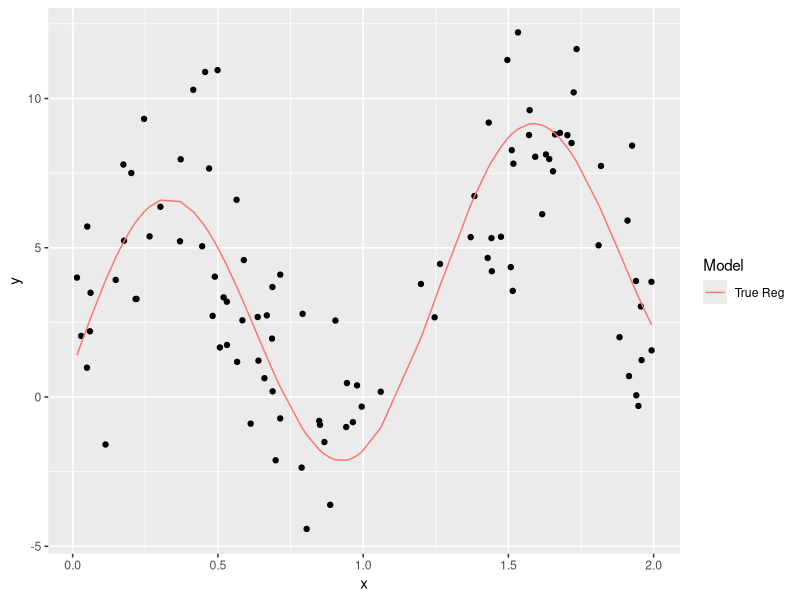
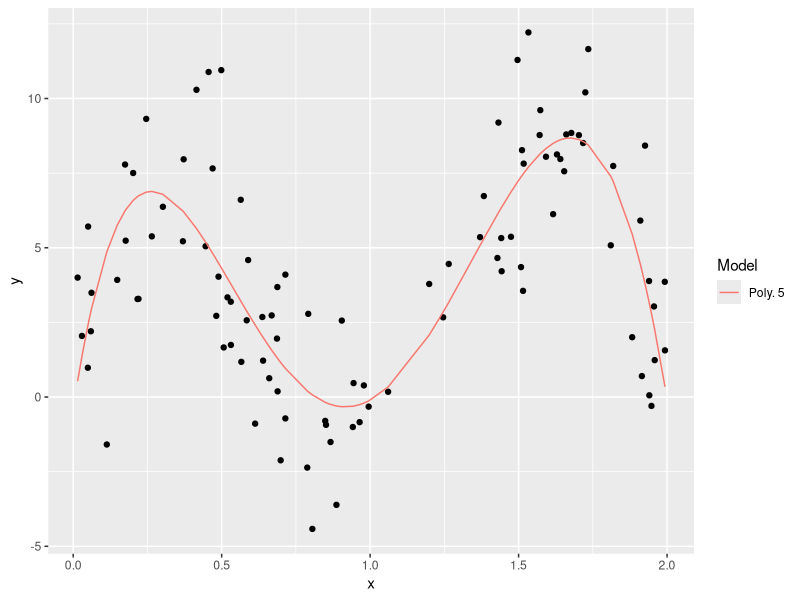
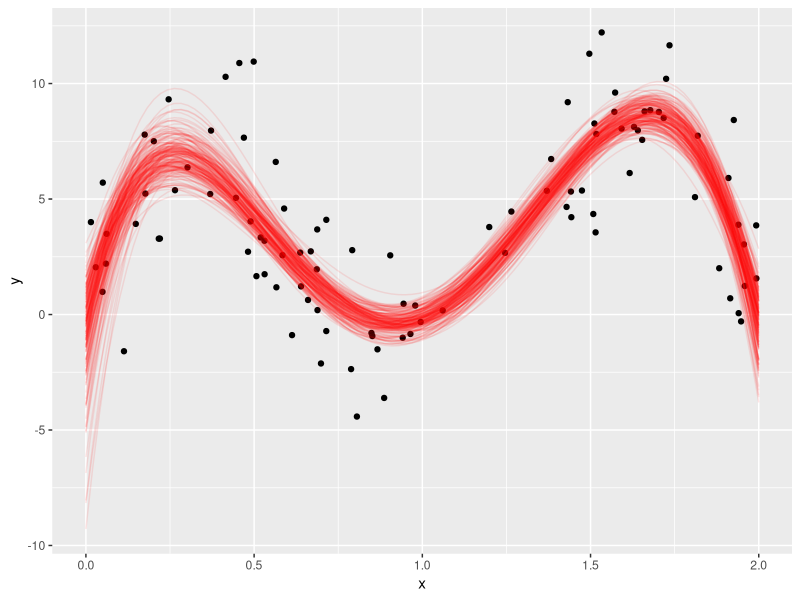
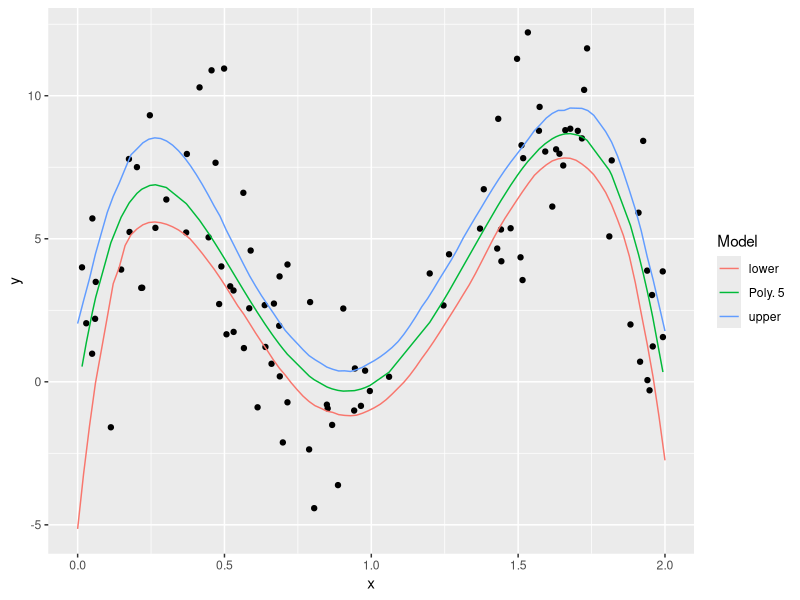
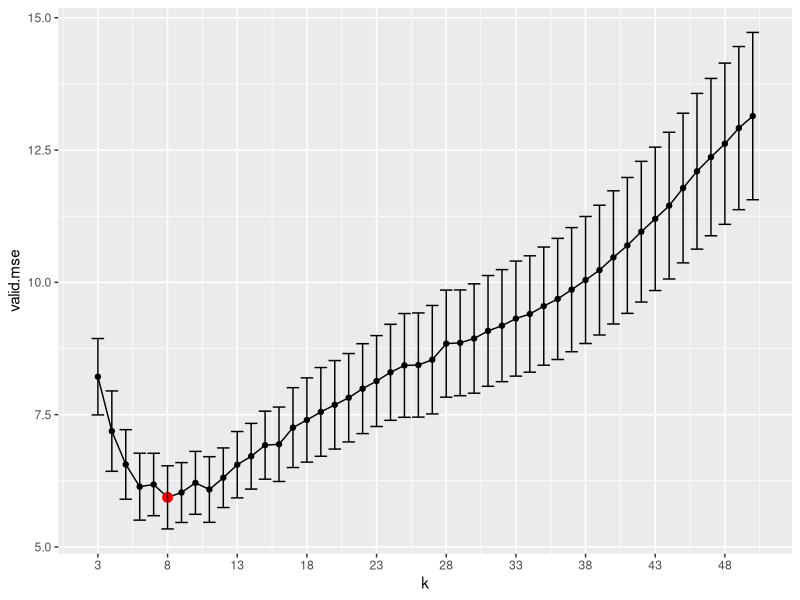
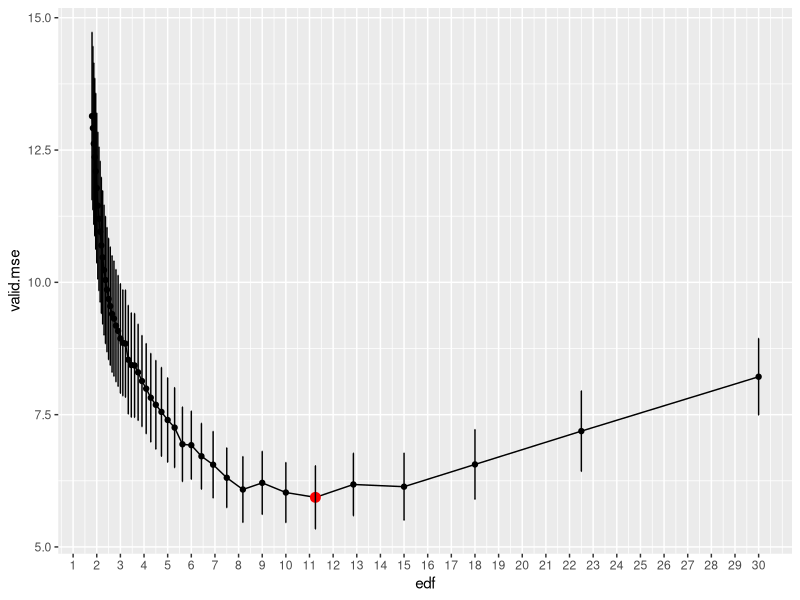
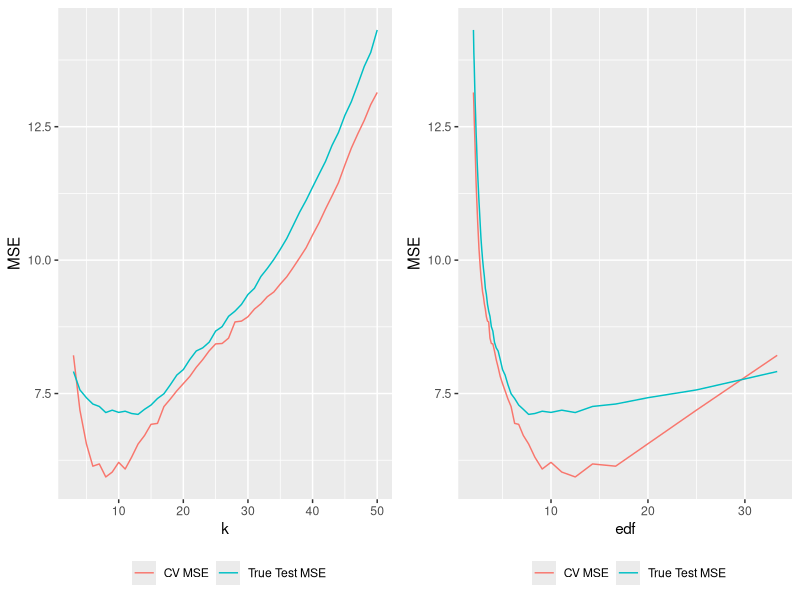

Here is the R script that generated these plots, in order:
## ---- chunk 1
knitr::opts_chunk$set(error = TRUE,         # Keep compiling upon error
                      collapse = FALSE,     # collapse by default
                      echo = TRUE,          # echo code by default
                      comment = "#>",       # change comment character
                      fig.width = 5,        # set figure width
                      fig.align = "center", # set figure position
                      out.width = "49%",    # set width of displayed images
                      warning = FALSE,      # do not show R warnings
                      message = FALSE)      # do not show R messages
options(dplyr.summarise.inform = FALSE)     # ignore message about group structure
## ---- chunk 2
#- Better table printing
library(kableExtra) # https://haozhu233.github.io/kableExtra/awesome_table_in_html.html
format_table <- function(x, nmax=10) {
  kable(x) %>% 
    kable_styling(full_width = FALSE, font_size=11, position = "left") %>% 
    {if(nrow(x) > nmax) scroll_box(., width = "100%", height = "200px") else .}
}
#- useful functions
digits <- function(x, k=2) format(round(x, k), nsmall=k)
#- data directory
data.dir = 'https://mdporter.github.io/SYS6018/data/'
#- required functions
library(tidyverse)
library(FNN)
library(gridExtra)
## ---- chunk 3
# Build Distribution function for simulation
X <- function(n) {
  return(runif(n, min = 0, max = 2))
}
eps <- function(n) {
  return(rnorm(n, mean = 0, sd = 2.5))
}
Y <- function(x, err) {
  return(1 + 2 * x + 5 * sin(5 * x) + err)
}
## ---- chunk 4
# Randomness Control
set.seed(211)

# Pre-defined Parameters
n = 100

# Generate the realizations 
x <- X(n)
err <- eps(n)
y <- Y(x = x, err = err)

# Build a data frame for graph
df <- data.frame(x, y)

# Create a scatter plot with the true regression line
ggplot(data = df) + 
  geom_point(aes(x = x, y = y)) +
  geom_line(aes(x = x, y = Y(x, 0), color = "True Reg")) +
  scale_color_discrete(name = "Model")

## ---- chunk 5
# Build the 5th degree polynomial model
poly5 <- lm(y ~ poly(x, degree = 5), data = df)

# Merge prediction into df
df$poly5 <- poly5$fitted.values

# Scatter plot with estimated regression curve
ggplot(data = df) +
  geom_point(aes(x = x, y = y)) +
  geom_line(aes(x = x, y = poly5, color = "Poly. 5")) +
  scale_color_discrete(name = "Model")

## ---- chunk 6
# Randomness Control
set.seed(212)

# Pre-defined Parameters
M = 200
eval.pts <- data.frame(x = seq(0, 2, length=100))

# Create a list to store the bootstrap predictions
output <- list()

# Bootstrapping starts:
for(i in 1:M){
  
  # Sample with replacement
  ind <- sample(n, replace = TRUE) 
  
  # Sampled Training Data
  data.boot <- df[ind,]    
  
  # Fit regression model
  poly5_boot <- lm(y ~ poly(x, degree = 5), data = data.boot)
  
  # Store the prediction in output
  output[[i]] <- data.frame(Run = i, 
                            x = eval.pts,
                            Fitted = poly5_boot$fitted.values,
                            Prediction = predict(poly5_boot, newdata = eval.pts))
}

# Convert list to data frame
output <- bind_rows(output) 

# Scatter Plot with bootstrap predictions
ggplot(data = df) +
  geom_point(aes(x = x, y = y)) +
  # geom_line(aes(x = x, y = poly5, color = "Poly. 5")) +
  geom_line(data = output, color = "red", alpha = .10, aes(x = x, y = Prediction, group = Run)) + 
  scale_color_discrete(name = "Model")

## ---- chunk 7
CI <- output %>% 
  group_by(x) %>% 
  summarise(upper = quantile(Prediction, 0.975),
            lower = quantile(Prediction, 0.025))

ggplot(data = df) +
  geom_point(aes(x = x, y = y)) +
  geom_line(aes(x = x, y = poly5, color = "Poly. 5")) + 
  geom_line(data = CI, aes(x = x, y = upper, color = "upper")) + 
  geom_line(data = CI, aes(x = x, y = lower, color = "lower")) +
  scale_color_discrete(name = "Model")

## ---- chunk 8
# Randomness Control
set.seed(221)

# Pre-defined variables
K <- 3:50
n.folds <- 10
fold <- sample(rep(1:n.folds, length = nrow(df)))

# Create an empty output list
output <- list()

# Iterate over folds
for (k in K) {
  
  # Create an empty output list
  each_k <- list()
  
  for (i in 1:n.folds) {
    # Assign Train and Valid
    train <- df[which(fold != i),]
    valid <- df[which(fold == i),]
    
    # Fit KNN models
    model <- knn.reg(train = train[,'x', drop = FALSE], 
                     y = train$y, 
                     test = valid[,'x', drop = FALSE], 
                     k = k)
    # Calculate the effective degrees of freedom
    edf <- nrow(train) / k
    
    # Calculate the MSE for validation data
    valid.mse <- mean((valid$y - model$pred)^2)
    
    # Create a data frame to store the results
    each_k[[i]] <- data.frame(valid.mse = valid.mse, edf = edf, k = k, fold = i)
  }
  # Store results to the larger list
  output[[k]] <- bind_rows(each_k)
}

# Convert list to data frame
output <- bind_rows(output)

# Report the Optimal k and Corresponding estimated MSE
output %>% 
  group_by(k) %>% 
  summarise(valid.mse = mean(valid.mse)) %>% 
  filter(valid.mse == min(valid.mse))

# Create a plot of estimated MSE against k
output %>%
  group_by(k) %>%
  summarise(
    count = n(),
    valid.mse.se = sd(valid.mse) / sqrt(count),
    valid.mse = mean(valid.mse)
    ) %>% 
  ggplot(aes(x = k, y = valid.mse)) + 
  geom_point() + 
  geom_line() +
  geom_point(data = . %>% filter(valid.mse == min(valid.mse)),
             color = "red",
             size = 3) +
  geom_errorbar(aes(ymin = valid.mse - valid.mse.se, 
                    ymax = valid.mse + valid.mse.se)) +
  scale_x_continuous(breaks = seq(3, 50, 5))
## ---- chunk 9
output %>% 
  group_by(fold) %>% 
  summarise(valid.mse = mean(valid.mse))
## ---- chunk 10
# Optimal Effective Degree of Freedom
output %>%
  group_by(k) %>%
  summarise(valid.mse = mean(valid.mse)) %>%
  filter(valid.mse == min(valid.mse)) %>%
  left_join(output %>%
              select(k, edf) %>%
              unique.data.frame(), by = c('k'))

# Create a plot of estimated MSE against edf
output %>%
  group_by(edf) %>%
  summarise(
    count = n(),
    valid.mse.se = sd(valid.mse) / sqrt(count),
    valid.mse = mean(valid.mse)
    ) %>% 
  ggplot(aes(x = edf, y = valid.mse)) + 
  geom_point() + 
  geom_line() +
  geom_point(data = . %>% filter(valid.mse == min(valid.mse)),
             color = "red",
             size = 3) +
  geom_errorbar(aes(ymin = valid.mse - valid.mse.se, 
                    ymax = valid.mse + valid.mse.se)) +
  scale_x_continuous(breaks = seq(1, 30, 1))
## ---- chunk 11
# Randomness Control
set.seed(223)

# Pre-defined Parameters
n = 50000

# Generate the realizations 
x <- X(n)
err <- eps(n)
y <- Y(x = x, err = err)

# Create a data frame for test data
test <- data.frame(x = x, y = y)

# Fit a set of KNN Model: 
# Create an empty output_test list
output_test <- list()

# Iterate over folds
for (k in K) {

  # Fit KNN models
  model <- knn.reg(train = df[,'x', drop = FALSE], 
                   y = df$y, 
                   test = test[,'x', drop = FALSE], 
                   k = k)
  # Calculate the effective degrees of freedom
  edf <- nrow(df) / k
  
  # Calculate the MSE for validation data
  test.mse <- mean((test$y - model$pred)^2)
  
  # Create a data frame to store the results
  output_test[[k]] <- data.frame(test.mse = test.mse, edf = edf, k = k)

}

# Convert list to data frame
output_test <- bind_rows(output_test)

# Report the Optimal k and Corresponding estimated MSE
output_test %>% 
  group_by(k) %>% 
  summarise(test.mse = mean(test.mse)) %>% 
  filter(test.mse == min(test.mse)) %>% 
  left_join(output_test %>%
              select(k, edf) %>%
              unique.data.frame(), by = c('k'))
## ---- chunk 12
df_plot <- output %>% 
  group_by(k) %>% 
  summarise(valid.mse = mean(valid.mse)) %>% 
  right_join(output_test, by = c("k")) 

p1 <- ggplot(data = df_plot) + 
  geom_line(aes(x = k, y = valid.mse, color = "CV MSE")) + 
  geom_line(aes(x = k, y = test.mse, color = "True Test MSE")) + 
  theme(legend.position="bottom") + 
  ylab("MSE") + 
  scale_color_discrete(name = "")
p2 <- ggplot(data = df_plot) + 
  geom_line(aes(x = edf, y = valid.mse, color = "CV MSE")) + 
  geom_line(aes(x = edf, y = test.mse, color = "True Test MSE")) + 
  theme(legend.position="bottom") + 
  ylab("MSE") + 
  scale_color_discrete(name = "")

grid.arrange(p1, p2, ncol = 2)
